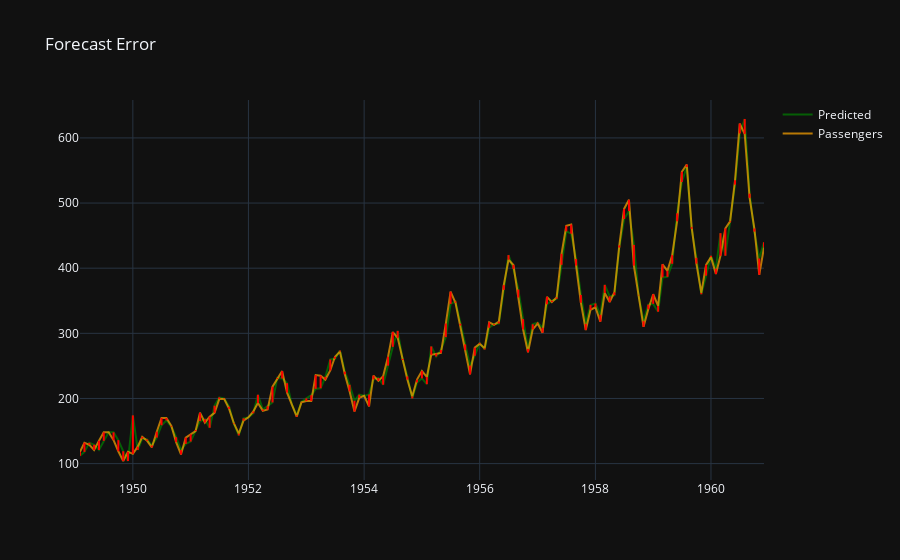

Notebook source saved alongside this figure:
### Code cell


### Figure 1 — Plotly figure (JSON) as saved in the notebook; plotly's stock layout.template omitted (floating-point values rounded to 4 significant figures; data arrays with more than 128 entries replaced by an {"elided": "..."} marker saying what was removed)
{"data": [{"line": {"color": "green"}, "mode": "lines", "name": "Predicted", "opacity": 0.7, "type": "scatter", "x": {"elided": "143 str values"}, "y": {"elided": "143 float values"}}, {"line": {"color": "orange"}, "mode": "lines", "name": "Passengers", "opacity": 0.7, "type": "scatter", "x": {"elided": "143 str values"}, "y": {"elided": "143 int values"}}, {"line": {"color": "red"}, "mode": "lines", "showlegend": false, "type": "scatter", "x": ["1949-02-01T00:00:00", "1949-02-01T00:00:00"], "y": [112.0, 118]}, {"line": {"color": "red"}, "mode": "lines", "showlegend": false, "type": "scatter", "x": ["1949-03-01T00:00:00", "1949-03-01T00:00:00"], "y": [118.0, 132]}, {"line": {"color": "red"}, "mode": "lines", "showlegend": false, "type": "scatter", "x": ["1949-04-01T00:00:00", "1949-04-01T00:00:00"], "y": [132.0, 129]}, {"line": {"color": "red"}, "mode": "lines", "showlegend": false, "type": "scatter", "x": ["1949-05-01T00:00:00", "1949-05-01T00:00:00"], "y": [129.0, 121]}, {"line": {"color": "red"}, "mode": "lines", "showlegend": false, "type": "scatter", "x": ["1949-06-01T00:00:00", "1949-06-01T00:00:00"], "y": [121.0, 135]}, {"line": {"color": "red"}, "mode": "lines", "showlegend": false, "type": "scatter", "x": ["1949-07-01T00:00:00", "1949-07-01T00:00:00"], "y": [135.0, 148]}, {"line": {"color": "red"}, "mode": "lines", "showlegend": false, "type": "scatter", "x": ["1949-08-01T00:00:00", "1949-08-01T00:00:00"], "y": [148.0, 148]}, {"line": {"color": "red"}, "mode": "lines", "showlegend": false, "type": "scatter", "x": ["1949-09-01T00:00:00", "1949-09-01T00:00:00"], "y": [148.0, 136]}, {"line": {"color": "red"}, "mode": "lines", "showlegend": false, "type": "scatter", "x": ["1949-10-01T00:00:00", "1949-10-01T00:00:00"], "y": [136.0, 119]}, {"line": {"color": "red"}, "mode": "lines", "showlegend": false, "type": "scatter", "x": ["1949-11-01T00:00:00", "1949-11-01T00:00:00"], "y": [119.0, 104]}, {"line": {"color": "red"}, "mode": "lines", "showlegend": false, "type": "scatter", "x": ["1949-12-01T00:00:00", "1949-12-01T00:00:00"], "y": [104.0, 118]}, {"line": {"color": "red"}, "mode": "lines", "showlegend": false, "type": "scatter", "x": ["1950-01-01T00:00:00", "1950-01-01T00:00:00"], "y": [174.0, 115]}, {"line": {"color": "red"}, "mode": "lines", "showlegend": false, "type": "scatter", "x": ["1950-02-01T00:00:00", "1950-02-01T00:00:00"], "y": [121.0, 126]}, {"line": {"color": "red"}, "mode": "lines", "showlegend": false, "type": "scatter", "x": ["1950-03-01T00:00:00", "1950-03-01T00:00:00"], "y": [138.5, 141]}, {"line": {"color": "red"}, "mode": "lines", "showlegend": false, "type": "scatter", "x": ["1950-04-01T00:00:00", "1950-04-01T00:00:00"], "y": [137.2, 135]}, {"line": {"color": "red"}, "mode": "lines", "showlegend": false, "type": "scatter", "x": ["1950-05-01T00:00:00", "1950-05-01T00:00:00"], "y": [127.8, 125]}, {"line": {"color": "red"}, "mode": "lines", "showlegend": false, "type": "scatter", "x": ["1950-06-01T00:00:00", "1950-06-01T00:00:00"], "y": [139.9, 149]}, {"line": {"color": "red"}, "mode": "lines", "showlegend": false, "type": "scatter", "x": ["1950-07-01T00:00:00", "1950-07-01T00:00:00"], "y": [158.9, 170]}, {"line": {"color": "red"}, "mode": "lines", "showlegend": false, "type": "scatter", "x": ["1950-08-01T00:00:00", "1950-08-01T00:00:00"], "y": [166.2, 170]}, {"line": {"color": "red"}, "mode": "lines", "showlegend": false, "type": "scatter", "x": ["1950-09-01T00:00:00", "1950-09-01T00:00:00"], "y": [156.8, 158]}, {"line": {"color": "red"}, "mode": "lines", "showlegend": false, "type": "scatter", "x": ["1950-10-01T00:00:00", "1950-10-01T00:00:00"], "y": [140.6, 133]}, {"line": {"color": "red"}, "mode": "lines", "showlegend": false, "type": "scatter", "x": ["1950-11-01T00:00:00", "1950-11-01T00:00:00"], "y": [120.6, 114]}, {"line": {"color": "red"}, "mode": "lines", "showlegend": false, "type": "scatter", "x": ["1950-12-01T00:00:00", "1950-12-01T00:00:00"], "y": [130.2, 140]}, {"line": {"color": "red"}, "mode": "lines", "showlegend": false, "type": "scatter", "x": ["1951-01-01T00:00:00", "1951-01-01T00:00:00"], "y": [133.8, 145]}, {"line": {"color": "red"}, "mode": "lines", "showlegend": false, "type": "scatter", "x": ["1951-02-01T00:00:00", "1951-02-01T00:00:00"], "y": [151.6, 150]}, {"line": {"color": "red"}, "mode": "lines", "showlegend": false, "type": "scatter", "x": ["1951-03-01T00:00:00", "1951-03-01T00:00:00"], "y": [165.5, 178]}, {"line": {"color": "red"}, "mode": "lines", "showlegend": false, "type": "scatter", "x": ["1951-04-01T00:00:00", "1951-04-01T00:00:00"], "y": [168.1, 163]}, {"line": {"color": "red"}, "mode": "lines", "showlegend": false, "type": "scatter", "x": ["1951-05-01T00:00:00", "1951-05-01T00:00:00"], "y": [155.1, 172]}, {"line": {"color": "red"}, "mode": "lines", "showlegend": false, "type": "scatter", "x": ["1951-06-01T00:00:00", "1951-06-01T00:00:00"], "y": [188.9, 178]}, {"line": {"color": "red"}, "mode": "lines", "showlegend": false, "type": "scatter", "x": ["1951-07-01T00:00:00", "1951-07-01T00:00:00"], "y": [201.8, 199]}, {"line": {"color": "red"}, "mode": "lines", "showlegend": false, "type": "scatter", "x": ["1951-08-01T00:00:00", "1951-08-01T00:00:00"], "y": [199.9, 199]}, {"line": {"color": "red"}, "mode": "lines", "showlegend": false, "type": "scatter", "x": ["1951-09-01T00:00:00", "1951-09-01T00:00:00"], "y": [187.3, 184]}, {"line": {"color": "red"}, "mode": "lines", "showlegend": false, "type": "scatter", "x": ["1951-10-01T00:00:00", "1951-10-01T00:00:00"], "y": [161.2, 162]}, {"line": {"color": "red"}, "mode": "lines", "showlegend": false, "type": "scatter", "x": ["1951-11-01T00:00:00", "1951-11-01T00:00:00"], "y": [143.2, 146]}, {"line": {"color": "red"}, "mode": "lines", "showlegend": false, "type": "scatter", "x": ["1951-12-01T00:00:00", "1951-12-01T00:00:00"], "y": [169.5, 166]}, {"line": {"color": "red"}, "mode": "lines", "showlegend": false, "type": "scatter", "x": ["1952-01-01T00:00:00", "1952-01-01T00:00:00"], "y": [171.0, 171]}, {"line": {"color": "red"}, "mode": "lines", "showlegend": false, "type": "scatter", "x": ["1952-02-01T00:00:00", "1952-02-01T00:00:00"], "y": [177.2, 180]}, {"line": {"color": "red"}, "mode": "lines", "showlegend": false, "type": "scatter", "x": ["1952-03-01T00:00:00", "1952-03-01T00:00:00"], "y": [205.6, 193]}, {"line": {"color": "red"}, "mode": "lines", "showlegend": false, "type": "scatter", "x": ["1952-04-01T00:00:00", "1952-04-01T00:00:00"], "y": [183.1, 181]}, {"line": {"color": "red"}, "mode": "lines", "showlegend": false, "type": "scatter", "x": ["1952-05-01T00:00:00", "1952-05-01T00:00:00"], "y": [188.2, 183]}, {"line": {"color": "red"}, "mode": "lines", "showlegend": false, "type": "scatter", "x": ["1952-06-01T00:00:00", "1952-06-01T00:00:00"], "y": [193.9, 218]}, {"line": {"color": "red"}, "mode": "lines", "showlegend": false, "type": "scatter", "x": ["1952-07-01T00:00:00", "1952-07-01T00:00:00"], "y": [231.5, 230]}, {"line": {"color": "red"}, "mode": "lines", "showlegend": false, "type": "scatter", "x": ["1952-08-01T00:00:00", "1952-08-01T00:00:00"], "y": [230.7, 242]}, {"line": {"color": "red"}, "mode": "lines", "showlegend": false, "type": "scatter", "x": ["1952-09-01T00:00:00", "1952-09-01T00:00:00"], "y": [223.4, 209]}, {"line": {"color": "red"}, "mode": "lines", "showlegend": false, "type": "scatter", "x": ["1952-10-01T00:00:00", "1952-10-01T00:00:00"], "y": [190.8, 191]}, {"line": {"color": "red"}, "mode": "lines", "showlegend": false, "type": "scatter", "x": ["1952-11-01T00:00:00", "1952-11-01T00:00:00"], "y": [174.1, 172]}, {"line": {"color": "red"}, "mode": "lines", "showlegend": false, "type": "scatter", "x": ["1952-12-01T00:00:00", "1952-12-01T00:00:00"], "y": [194.7, 194]}, {"line": {"color": "red"}, "mode": "lines", "showlegend": false, "type": "scatter", "x": ["1953-01-01T00:00:00", "1953-01-01T00:00:00"], "y": [200.2, 196]}, {"line": {"color": "red"}, "mode": "lines", "showlegend": false, "type": "scatter", "x": ["1953-02-01T00:00:00", "1953-02-01T00:00:00"], "y": [205.0, 196]}, {"line": {"color": "red"}, "mode": "lines", "showlegend": false, "type": "scatter", "x": ["1953-03-01T00:00:00", "1953-03-01T00:00:00"], "y": [214.8, 236]}, {"line": {"color": "red"}, "mode": "lines", "showlegend": false, "type": "scatter", "x": ["1953-04-01T00:00:00", "1953-04-01T00:00:00"], "y": [215.8, 235]}, {"line": {"color": "red"}, "mode": "lines", "showlegend": false, "type": "scatter", "x": ["1953-05-01T00:00:00", "1953-05-01T00:00:00"], "y": [233.2, 229]}, {"line": {"color": "red"}, "mode": "lines", "showlegend": false, "type": "scatter", "x": ["1953-06-01T00:00:00", "1953-06-01T00:00:00"], "y": [259.9, 243]}, {"line": {"color": "red"}, "mode": "lines", "showlegend": false, "type": "scatter", "x": ["1953-07-01T00:00:00", "1953-07-01T00:00:00"], "y": [261.0, 264]}, {"line": {"color": "red"}, "mode": "lines", "showlegend": false, "type": "scatter", "x": ["1953-08-01T00:00:00", "1953-08-01T00:00:00"], "y": [273.6, 272]}, {"line": {"color": "red"}, "mode": "lines", "showlegend": false, "type": "scatter", "x": ["1953-09-01T00:00:00", "1953-09-01T00:00:00"], "y": [241.2, 237]}, {"line": {"color": "red"}, "mode": "lines", "showlegend": false, "type": "scatter", "x": ["1953-10-01T00:00:00", "1953-10-01T00:00:00"], "y": [221.0, 211]}, {"line": {"color": "red"}, "mode": "lines", "showlegend": false, "type": "scatter", "x": ["1953-11-01T00:00:00", "1953-11-01T00:00:00"], "y": [196.4, 180]}, {"line": {"color": "red"}, "mode": "lines", "showlegend": false, "type": "scatter", "x": ["1953-12-01T00:00:00", "1953-12-01T00:00:00"], "y": [205.7, 201]}, {"line": {"color": "red"}, "mode": "lines", "showlegend": false, "type": "scatter", "x": ["1954-01-01T00:00:00", "1954-01-01T00:00:00"], "y": [204.0, 204]}, {"line": {"color": "red"}, "mode": "lines", "showlegend": false, "type": "scatter", "x": ["1954-02-01T00:00:00", "1954-02-01T00:00:00"], "y": [206.1, 188]}, {"line": {"color": "red"}, "mode": "lines", "showlegend": false, "type": "scatter", "x": ["1954-03-01T00:00:00", "1954-03-01T00:00:00"], "y": [229.2, 235]}, {"line": {"color": "red"}, "mode": "lines", "showlegend": false, "type": "scatter", "x": ["1954-04-01T00:00:00", "1954-04-01T00:00:00"], "y": [231.6, 227]}, {"line": {"color": "red"}, "mode": "lines", "showlegend": false, "type": "scatter", "x": ["1954-05-01T00:00:00", "1954-05-01T00:00:00"], "y": [221.1, 234]}, {"line": {"color": "red"}, "mode": "lines", "showlegend": false, "type": "scatter", "x": ["1954-06-01T00:00:00", "1954-06-01T00:00:00"], "y": [250.4, 264]}, {"line": {"color": "red"}, "mode": "lines", "showlegend": false, "type": "scatter", "x": ["1954-07-01T00:00:00", "1954-07-01T00:00:00"], "y": [279.3, 302]}, {"line": {"color": "red"}, "mode": "lines", "showlegend": false, "type": "scatter", "x": ["1954-08-01T00:00:00", "1954-08-01T00:00:00"], "y": [303.7, 293]}, {"line": {"color": "red"}, "mode": "lines", "showlegend": false, "type": "scatter", "x": ["1954-09-01T00:00:00", "1954-09-01T00:00:00"], "y": [260.6, 259]}, {"line": {"color": "red"}, "mode": "lines", "showlegend": false, "type": "scatter", "x": ["1954-10-01T00:00:00", "1954-10-01T00:00:00"], "y": [233.8, 229]}, {"line": {"color": "red"}, "mode": "lines", "showlegend": false, "type": "scatter", "x": ["1954-11-01T00:00:00", "1954-11-01T00:00:00"], "y": [200.0, 203]}, {"line": {"color": "red"}, "mode": "lines", "showlegend": false, "type": "scatter", "x": ["1954-12-01T00:00:00", "1954-12-01T00:00:00"], "y": [224.6, 229]}, {"line": {"color": "red"}, "mode": "lines", "showlegend": false, "type": "scatter", "x": ["1955-01-01T00:00:00", "1955-01-01T00:00:00"], "y": [230.9, 242]}, {"line": {"color": "red"}, "mode": "lines", "showlegend": false, "type": "scatter", "x": ["1955-02-01T00:00:00", "1955-02-01T00:00:00"], "y": [221.9, 233]}, {"line": {"color": "red"}, "mode": "lines", "showlegend": false, "type": "scatter", "x": ["1955-03-01T00:00:00", "1955-03-01T00:00:00"], "y": [279.8, 267]}, {"line": {"color": "red"}, "mode": "lines", "showlegend": false, "type": "scatter", "x": ["1955-04-01T00:00:00", "1955-04-01T00:00:00"], "y": [264.4, 269]}, {"line": {"color": "red"}, "mode": "lines", "showlegend": false, "type": "scatter", "x": ["1955-05-01T00:00:00", "1955-05-01T00:00:00"], "y": [274.4, 270]}, {"line": {"color": "red"}, "mode": "lines", "showlegend": false, "type": "scatter", "x": ["1955-06-01T00:00:00", "1955-06-01T00:00:00"], "y": [294.2, 315]}, {"line": {"color": "red"}, "mode": "lines", "showlegend": false, "type": "scatter", "x": ["1955-07-01T00:00:00", "1955-07-01T00:00:00"], "y": [345.1, 364]}, {"line": {"color": "red"}, "mode": "lines", "showlegend": false, "type": "scatter", "x": ["1955-08-01T00:00:00", "1955-08-01T00:00:00"], "y": [349.0, 347]}, {"line": {"color": "red"}, "mode": "lines", "showlegend": false, "type": "scatter", "x": ["1955-09-01T00:00:00", "1955-09-01T00:00:00"], "y": [314.7, 312]}, {"line": {"color": "red"}, "mode": "lines", "showlegend": false, "type": "scatter", "x": ["1955-10-01T00:00:00", "1955-10-01T00:00:00"], "y": [283.0, 274]}, {"line": {"color": "red"}, "mode": "lines", "showlegend": false, "type": "scatter", "x": ["1955-11-01T00:00:00", "1955-11-01T00:00:00"], "y": [250.3, 237]}, {"line": {"color": "red"}, "mode": "lines", "showlegend": false, "type": "scatter", "x": ["1955-12-01T00:00:00", "1955-12-01T00:00:00"], "y": [265.7, 278]}, {"line": {"color": "red"}, "mode": "lines", "showlegend": false, "type": "scatter", "x": ["1956-01-01T00:00:00", "1956-01-01T00:00:00"], "y": [285.4, 284]}, {"line": {"color": "red"}, "mode": "lines", "showlegend": false, "type": "scatter", "x": ["1956-02-01T00:00:00", "1956-02-01T00:00:00"], "y": [275.1, 277]}, {"line": {"color": "red"}, "mode": "lines", "showlegend": false, "type": "scatter", "x": ["1956-03-01T00:00:00", "1956-03-01T00:00:00"], "y": [308.5, 317]}, {"line": {"color": "red"}, "mode": "lines", "showlegend": false, "type": "scatter", "x": ["1956-04-01T00:00:00", "1956-04-01T00:00:00"], "y": [314.4, 313]}, {"line": {"color": "red"}, "mode": "lines", "showlegend": false, "type": "scatter", "x": ["1956-05-01T00:00:00", "1956-05-01T00:00:00"], "y": [315.0, 318]}, {"line": {"color": "red"}, "mode": "lines", "showlegend": false, "type": "scatter", "x": ["1956-06-01T00:00:00", "1956-06-01T00:00:00"], "y": [366.8, 374]}, {"line": {"color": "red"}, "mode": "lines", "showlegend": false, "type": "scatter", "x": ["1956-07-01T00:00:00", "1956-07-01T00:00:00"], "y": [420.1, 413]}, {"line": {"color": "red"}, "mode": "lines", "showlegend": false, "type": "scatter", "x": ["1956-08-01T00:00:00", "1956-08-01T00:00:00"], "y": [398.9, 405]}, {"line": {"color": "red"}, "mode": "lines", "showlegend": false, "type": "scatter", "x": ["1956-09-01T00:00:00", "1956-09-01T00:00:00"], "y": [367.2, 355]}, {"line": {"color": "red"}, "mode": "lines", "showlegend": false, "type": "scatter", "x": ["1956-10-01T00:00:00", "1956-10-01T00:00:00"], "y": [321.9, 306]}, {"line": {"color": "red"}, "mode": "lines", "showlegend": false, "type": "scatter", "x": ["1956-11-01T00:00:00", "1956-11-01T00:00:00"], "y": [276.1, 271]}, {"line": {"color": "red"}, "mode": "lines", "showlegend": false, "type": "scatter", "x": ["1956-12-01T00:00:00", "1956-12-01T00:00:00"], "y": [313.9, 306]}, {"line": {"color": "red"}, "mode": "lines", "showlegend": false, "type": "scatter", "x": ["1957-01-01T00:00:00", "1957-01-01T00:00:00"], "y": [316.4, 315]}, {"line": {"color": "red"}, "mode": "lines", "showlegend": false, "type": "scatter", "x": ["1957-02-01T00:00:00", "1957-02-01T00:00:00"], "y": [308.6, 301]}, {"line": {"color": "red"}, "mode": "lines", "showlegend": false, "type": "scatter", "x": ["1957-03-01T00:00:00", "1957-03-01T00:00:00"], "y": [344.6, 356]}, {"line": {"color": "red"}, "mode": "lines", "showlegend": false, "type": "scatter", "x": ["1957-04-01T00:00:00", "1957-04-01T00:00:00"], "y": [350.0, 348]}, {"line": {"color": "red"}, "mode": "lines", "showlegend": false, "type": "scatter", "x": ["1957-05-01T00:00:00", "1957-05-01T00:00:00"], "y": [353.0, 355]}, {"line": {"color": "red"}, "mode": "lines", "showlegend": false, "type": "scatter", "x": ["1957-06-01T00:00:00", "1957-06-01T00:00:00"], "y": [405.2, 422]}, {"line": {"color": "red"}, "mode": "lines", "showlegend": false, "type": "scatter", "x": ["1957-07-01T00:00:00", "1957-07-01T00:00:00"], "y": [456.5, 465]}, {"line": {"color": "red"}, "mode": "lines", "showlegend": false, "type": "scatter", "x": ["1957-08-01T00:00:00", "1957-08-01T00:00:00"], "y": [453.0, 467]}, {"line": {"color": "red"}, "mode": "lines", "showlegend": false, "type": "scatter", "x": ["1957-09-01T00:00:00", "1957-09-01T00:00:00"], "y": [414.1, 404]}, {"line": {"color": "red"}, "mode": "lines", "showlegend": false, "type": "scatter", "x": ["1957-10-01T00:00:00", "1957-10-01T00:00:00"], "y": [359.0, 347]}, {"line": {"color": "red"}, "mode": "lines", "showlegend": false, "type": "scatter", "x": ["1957-11-01T00:00:00", "1957-11-01T00:00:00"], "y": [314.5, 305]}, {"line": {"color": "red"}, "mode": "lines", "showlegend": false, "type": "scatter", "x": ["1957-12-01T00:00:00", "1957-12-01T00:00:00"], "y": [343.6, 336]}, {"line": {"color": "red"}, "mode": "lines", "showlegend": false, "type": "scatter", "x": ["1958-01-01T00:00:00", "1958-01-01T00:00:00"], "y": [345.8, 340]}, {"line": {"color": "red"}, "mode": "lines", "showlegend": false, "type": "scatter", "x": ["1958-02-01T00:00:00", "1958-02-01T00:00:00"], "y": [328.4, 318]}, {"line": {"color": "red"}, "mode": "lines", "showlegend": false, "type": "scatter", "x": ["1958-03-01T00:00:00", "1958-03-01T00:00:00"], "y": [374.4, 362]}, {"line": {"color": "red"}, "mode": "lines", "showlegend": false, "type": "scatter", "x": ["1958-04-01T00:00:00", "1958-04-01T00:00:00"], "y": [356.9, 348]}, {"line": {"color": "red"}, "mode": "lines", "showlegend": false, "type": "scatter", "x": ["1958-05-01T00:00:00", "1958-05-01T00:00:00"], "y": [358.5, 363]}, {"line": {"color": "red"}, "mode": "lines", "showlegend": false, "type": "scatter", "x": ["1958-06-01T00:00:00", "1958-06-01T00:00:00"], "y": [431.7, 435]}, {"line": {"color": "red"}, "mode": "lines", "showlegend": false, "type": "scatter", "x": ["1958-07-01T00:00:00", "1958-07-01T00:00:00"], "y": [475.5, 491]}, {"line": {"color": "red"}, "mode": "lines", "showlegend": false, "type": "scatter", "x": ["1958-08-01T00:00:00", "1958-08-01T00:00:00"], "y": [487.8, 505]}, {"line": {"color": "red"}, "mode": "lines", "showlegend": false, "type": "scatter", "x": ["1958-09-01T00:00:00", "1958-09-01T00:00:00"], "y": [435.7, 404]}, {"line": {"color": "red"}, "mode": "lines", "showlegend": false, "type": "scatter", "x": ["1958-10-01T00:00:00", "1958-10-01T00:00:00"], "y": [358.3, 359]}, {"line": {"color": "red"}, "mode": "lines", "showlegend": false, "type": "scatter", "x": ["1958-11-01T00:00:00", "1958-11-01T00:00:00"], "y": [318.6, 310]}, {"line": {"color": "red"}, "mode": "lines", "showlegend": false, "type": "scatter", "x": ["1958-12-01T00:00:00", "1958-12-01T00:00:00"], "y": [344.0, 337]}, {"line": {"color": "red"}, "mode": "lines", "showlegend": false, "type": "scatter", "x": ["1959-01-01T00:00:00", "1959-01-01T00:00:00"], "y": [345.3, 360]}, {"line": {"color": "red"}, "mode": "lines", "showlegend": false, "type": "scatter", "x": ["1959-02-01T00:00:00", "1959-02-01T00:00:00"], "y": [333.2, 342]}, {"line": {"color": "red"}, "mode": "lines", "showlegend": false, "type": "scatter", "x": ["1959-03-01T00:00:00", "1959-03-01T00:00:00"], "y": [385.8, 406]}, {"line": {"color": "red"}, "mode": "lines", "showlegend": false, "type": "scatter", "x": ["1959-04-01T00:00:00", "1959-04-01T00:00:00"], "y": [386.8, 396]}, {"line": {"color": "red"}, "mode": "lines", "showlegend": false, "type": "scatter", "x": ["1959-05-01T00:00:00", "1959-05-01T00:00:00"], "y": [406.8, 420]}, {"line": {"color": "red"}, "mode": "lines", "showlegend": false, "type": "scatter", "x": ["1959-06-01T00:00:00", "1959-06-01T00:00:00"], "y": [484.2, 472]}, {"line": {"color": "red"}, "mode": "lines", "showlegend": false, "type": "scatter", "x": ["1959-07-01T00:00:00", "1959-07-01T00:00:00"], "y": [532.4, 548]}, {"line": {"color": "red"}, "mode": "lines", "showlegend": false, "type": "scatter", "x": ["1959-08-01T00:00:00", "1959-08-01T00:00:00"], "y": [555.4, 559]}, {"line": {"color": "red"}, "mode": "lines", "showlegend": false, "type": "scatter", "x": ["1959-09-01T00:00:00", "1959-09-01T00:00:00"], "y": [460.5, 463]}, {"line": {"color": "red"}, "mode": "lines", "showlegend": false, "type": "scatter", "x": ["1959-10-01T00:00:00", "1959-10-01T00:00:00"], "y": [415.9, 407]}, {"line": {"color": "red"}, "mode": "lines", "showlegend": false, "type": "scatter", "x": ["1959-11-01T00:00:00", "1959-11-01T00:00:00"], "y": [360.0, 362]}, {"line": {"color": "red"}, "mode": "lines", "showlegend": false, "type": "scatter", "x": ["1959-12-01T00:00:00", "1959-12-01T00:00:00"], "y": [388.6, 405]}, {"line": {"color": "red"}, "mode": "lines", "showlegend": false, "type": "scatter", "x": ["1960-01-01T00:00:00", "1960-01-01T00:00:00"], "y": [419.1, 417]}, {"line": {"color": "red"}, "mode": "lines", "showlegend": false, "type": "scatter", "x": ["1960-02-01T00:00:00", "1960-02-01T00:00:00"], "y": [399.2, 391]}, {"line": {"color": "red"}, "mode": "lines", "showlegend": false, "type": "scatter", "x": ["1960-03-01T00:00:00", "1960-03-01T00:00:00"], "y": [453.7, 419]}, {"line": {"color": "red"}, "mode": "lines", "showlegend": false, "type": "scatter", "x": ["1960-04-01T00:00:00", "1960-04-01T00:00:00"], "y": [419.1, 461]}, {"line": {"color": "red"}, "mode": "lines", "showlegend": false, "type": "scatter", "x": ["1960-05-01T00:00:00", "1960-05-01T00:00:00"], "y": [470.6, 472]}, {"line": {"color": "red"}, "mode": "lines", "showlegend": false, "type": "scatter", "x": ["1960-06-01T00:00:00", "1960-06-01T00:00:00"], "y": [528.2, 535]}, {"line": {"color": "red"}, "mode": "lines", "showlegend": false, "type": "scatter", "x": ["1960-07-01T00:00:00", "1960-07-01T00:00:00"], "y": [606.9, 622]}, {"line": {"color": "red"}, "mode": "lines", "showlegend": false, "type": "scatter", "x": ["1960-08-01T00:00:00", "1960-08-01T00:00:00"], "y": [629.1, 606]}, {"line": {"color": "red"}, "mode": "lines", "showlegend": false, "type": "scatter", "x": ["1960-09-01T00:00:00", "1960-09-01T00:00:00"], "y": [514.4, 508]}, {"line": {"color": "red"}, "mode": "lines", "showlegend": false, "type": "scatter", "x": ["1960-10-01T00:00:00", "1960-10-01T00:00:00"], "y": [456.2, 461]}, {"line": {"color": "red"}, "mode": "lines", "showlegend": false, "type": "scatter", "x": ["1960-11-01T00:00:00", "1960-11-01T00:00:00"], "y": [414.9, 390]}, {"line": {"color": "red"}, "mode": "lines", "showlegend": false, "type": "scatter", "x": ["1960-12-01T00:00:00", "1960-12-01T00:00:00"], "y": [439.9, 432]}], "layout": {"title": {"text": "Forecast Error"}}}
